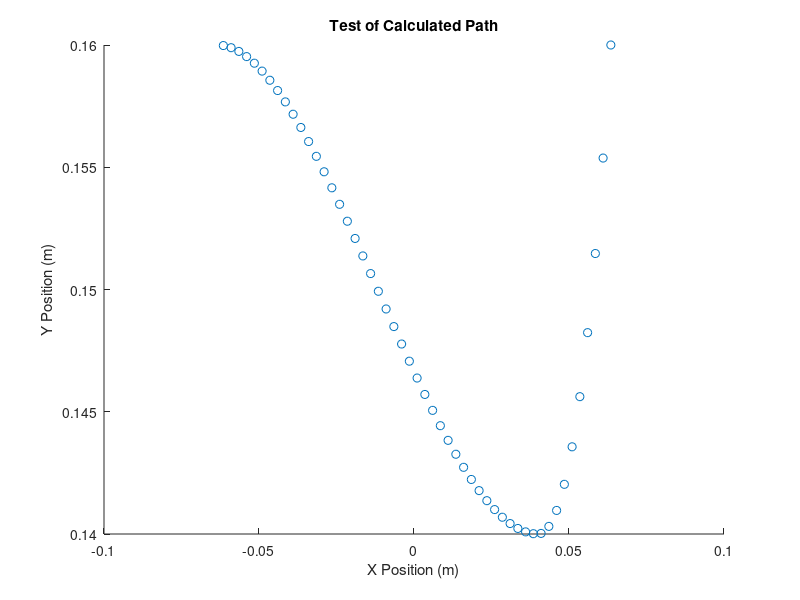
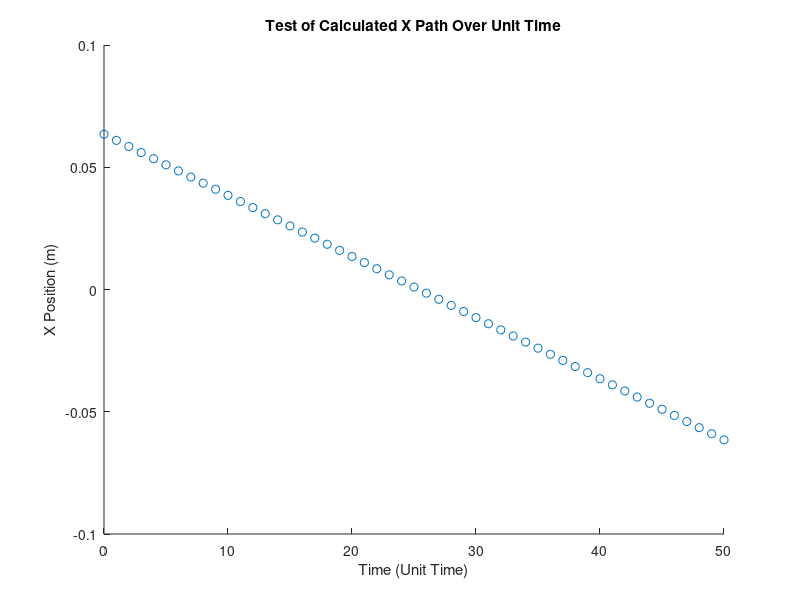
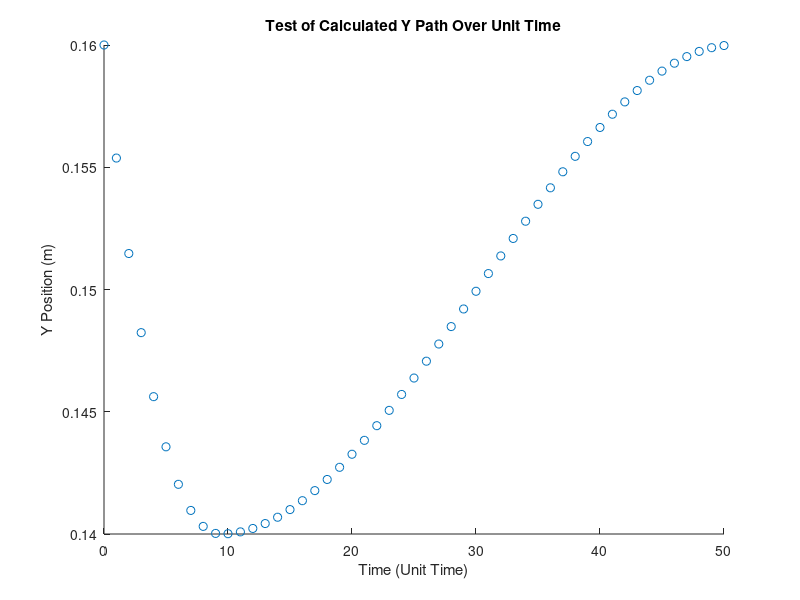

Source code (MATLAB) for these figures, in order: (Note: this script raises an error after producing the figures.)
%% Part 1 - Inverse Kinematics
% Define the length of each link
L1 = .07; % Length of link 1
L2 = .13; % Length of link 2

x = -0.0635:0.0025:0.0635;
y = [-0.16 -0.15537636169249588 -0.15147173554992632 -0.14823555474220548 -0.14561725243924759 -0.14356626181096674 -0.14203201602727722...
    -0.1409639482580931 -0.14031149167332865 -0.14002407944289802 -0.14001248063218968 -0.14008730805390868 -0.14022673712192113 -0.1404273855510808...
    -0.14068587105624145 -0.14099881135225678 -0.14136282415398058 -0.14177452717626657 -0.1422305381339685 -0.1427274747419401 -0.14326195471503517...
    -0.1438305957681074 -0.14443001561601054 -0.14505683197359837 -0.14570766255572457 -0.14637912507724296 -0.14706783725300723 -0.14777041679787117...
    -0.1484834814266885 -0.14920364885431292 -0.14992753679559825 -0.15065176296539826 -0.15137294507856655 -0.152087700849957 -0.15279264799442333...
    -0.15348440422681925 -0.1541595872619985 -0.15481481481481485 -0.15544670460012203 -0.15605187433277382 -0.15662694172762393 -0.15716852449952612...
    -0.1576732403633341 -0.15813770703390168 -0.15855854222608257 -0.1589323636547305 -0.15925578903469922 -0.1595254360808425 -0.15973792250801405...
    -0.15988986603106767 -0.15997788436485705];

% Define the target point coordinates (as an array of x and y values)
targetPoints = [x;y];

theta2 = zeros(1,length(targetPoints));
theta1 = zeros(1,length(targetPoints));

% Loop through each target point and calculate the joint angles
for i = 1:length(targetPoints)
    X = targetPoints(1, i); % Target x-coordinate
    Y = targetPoints(2, i); % Target y-coordinate

    % Calculate the inverse kinematics
    r = sqrt(X^2 + Y^2);
    theta2(i) = acos((r^2 - L1^2 - L2^2) / (2 * L1 * L2));
    theta1(i) = atan2(Y, X) - atan2((L2 * sin(theta2(i))), (L1 + L2 * cos(theta2(i))));
end

theta1 = rad2deg(theta1);
theta1 = theta1+180;
theta2 = rad2deg(theta2);

figure
testX = L1*cosd(theta1) + L2*cosd(theta1+theta2);
testY = L1*sind(theta1) + L2*sind(theta1+theta2);
scatter(testX,testY)
xlabel("X Position (m)")
ylabel("Y Position (m)")
title("Test of Calculated Path")

time = 0:1:(length(targetPoints)-1);
figure
scatter(time, testX)
xlabel("Time (Unit Time)")
ylabel("X Position (m)")
title("Test of Calculated X Path Over Unit Time")

figure
scatter(time, testY)
xlabel("Time (Unit Time)")
ylabel("Y Position (m)")
title("Test of Calculated Y Path Over Unit Time")

%% Part 2 - Transfer Function

file = readmatrix("motorsv50_2.csv");
time = file(1,:);
time = time(2:end);

angle = file(2,:);
angle = angle(2:end);

